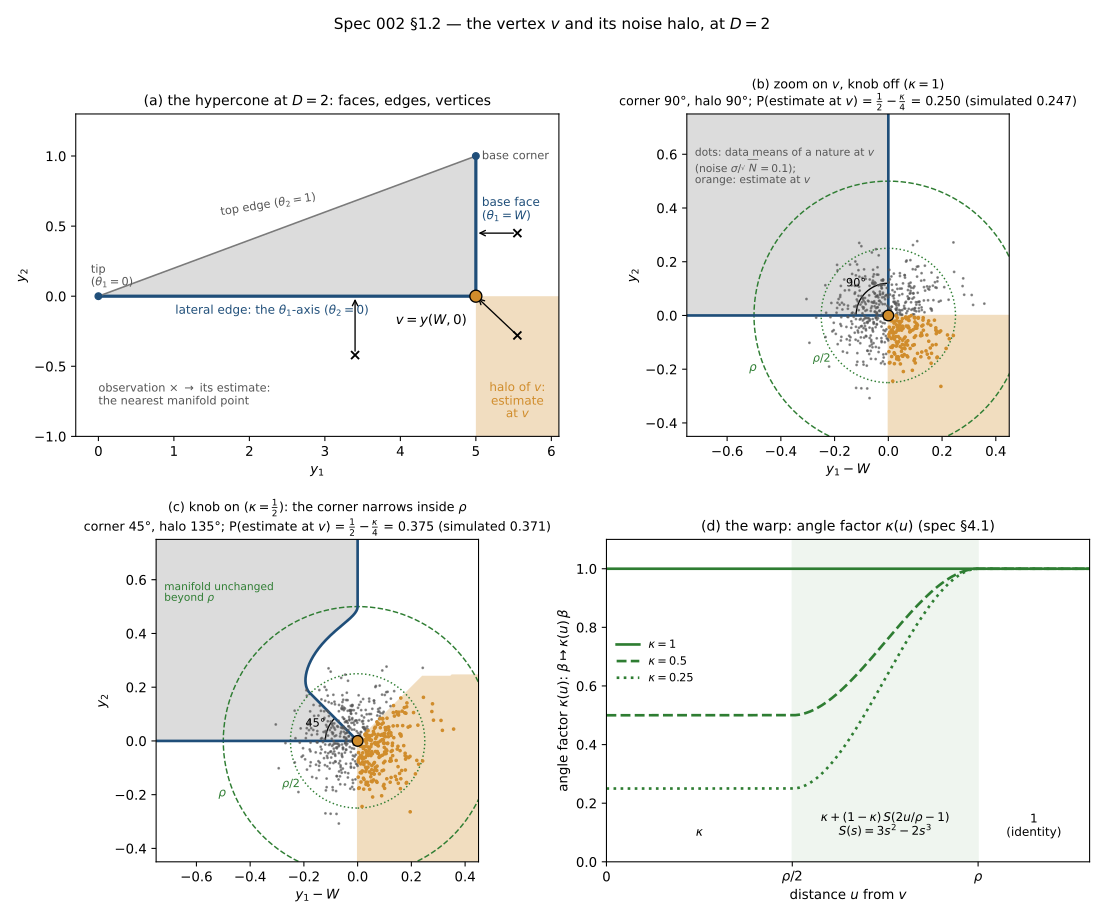

The script that saved this image:
"""Vertex figure for spec 002-foreign-q-prediction (§1.2, "The vertex and its noise halo").

What the curvature knob acts on, drawn at D = 2, where the square hypercone is a triangle
in prediction space and the figure is exact rather than schematic.

  (a) The hypercone's boundary: the base face (theta_1 = W), the lateral edge along the
      theta_1-axis (theta_2 = 0), the top edge (theta_2 = 1), and the vertices: the tip and
      the two base corners. The knob's vertex v = y(W, 0) is the base corner on the
      theta_1-axis. The maximum-likelihood estimate of an observation is its nearest
      manifold point (Gaussian noise of one scale), so observations in the shaded
      quarter-plane all have their estimate at v: v's noise halo. W = 5 for display; the
      spec uses W = 50.
  (b) Zoom on v with the knob off (kappa = 1): data of a nature at v, at noise
      sigma/sqrt(N) = 0.1, and the halo computed as the set of outside points whose
      nearest manifold point is v. A quarter of the estimates land on v.
  (c) The same with kappa = 1/2: inside the ball of radius rho = 5 sigma/sqrt(N) the
      corner narrows to kappa*pi/2 = 45 degrees and the halo widens to pi - kappa*pi/2 = 135
      degrees, so 3/8 of the estimates land on v. Outside the ball nothing changes.
  (d) The warp's angle factor kappa(u): kappa up to rho/2, the smoothstep
      S(s) = 3s^2 - 2s^3 of s = 2u/rho - 1 up to rho, 1 beyond (spec §4.1).

The warp is re-implemented here from §4.1's pseudocode, for drawing only;
src/infomax/models.py holds the implementation the tests check.

Run:    uv run python diagrams/002-foreign-q-prediction-vertex.py
Output: diagrams/002-foreign-q-prediction-vertex.svg
"""

import matplotlib

matplotlib.use("Agg")  # headless: write SVG, no display
import matplotlib.pyplot as plt
import numpy as np
from matplotlib.patches import Arc, Circle, Polygon
from matplotlib.path import Path

# ---- shared style (as the geometry figure) ---------------------------------
RELEVANT = "#1f4e79"   # manifold edges, labels
IRREL = "#c0c0c0"      # manifold fill
HALO = "#d08c2b"       # v's noise halo, estimates at v
ACCENT = "#2e7d32"     # the warp's ball and ramp
GREY = "#555555"

plt.rcParams.update({"font.size": 10, "svg.fonttype": "none"})

W = 5.0                # display value; the spec uses W = 50
SIGMA_EFF = 0.1        # noise of the data mean, sigma/sqrt(N), at a curvature cell
RHO = 5 * SIGMA_EFF    # the warp's ball (spec §4.1)


# ---- the warp, from spec §4.1 (v at the origin of the relative coordinates) -
def smoothstep(s):
    """S(s) = 3s^2 - 2s^3: 0 to 1 with zero slope at both ends."""
    return s * s * (3 - 2 * s)


def kappa_of_u(u, kappa, rho):
    """The warp's angle factor: kappa inside rho/2, 1 beyond rho, smoothstep between."""
    return kappa + (1 - kappa) * smoothstep(np.clip(2 * u / rho - 1, 0, 1))


def warp_vertex(d, kappa, rho):
    """Warp points d = y - v (shape (n, 2)): the angle beta from the lateral edge
    (direction -e_1) becomes kappa(u) * beta; the distance u from v is kept."""
    u = np.linalg.norm(d, axis=-1)
    a, perp = -d[:, 0], d[:, 1]
    beta = np.arctan2(np.abs(perp), a)
    k = kappa_of_u(u, kappa, rho)
    out = np.stack([-u * np.cos(k * beta), u * np.sin(k * beta) * np.sign(perp)], axis=-1)
    return np.where((u < rho)[:, None], out, d)


def boundary(kappa):
    """The (warped) triangle's boundary in coordinates relative to v, as a closed polyline:
    tip -> lateral edge -> v -> base face -> top base corner -> top edge -> tip."""
    x = np.concatenate([np.linspace(-W, -1.0, 40), np.linspace(-1.0, 0.0, 1500)[1:]])
    lateral = np.stack([x, np.zeros_like(x)], axis=-1)
    s = np.concatenate([np.linspace(0.0, 1.2 * RHO, 1500), np.linspace(1.2 * RHO, 1.0, 100)[1:]])
    base = warp_vertex(np.stack([np.zeros_like(s), s], axis=-1), kappa, RHO)
    top = np.stack([np.linspace(0.0, -W, 60), np.linspace(1.0, 0.0, 60)], axis=-1)
    return np.concatenate([lateral, base[1:], top[1:]])


def nearest_on_polyline(points, poly, chunk=4000):
    """Nearest point of the closed polyline `poly` to each of `points` (Euclidean)."""
    A, B = poly[:-1], poly[1:]
    AB = B - A
    L2 = np.maximum((AB**2).sum(-1), 1e-300)
    out = np.empty_like(points)
    for i in range(0, len(points), chunk):
        P = points[i:i + chunk, None, :]
        t = np.clip(((P - A) * AB).sum(-1) / L2, 0.0, 1.0)
        Q = A + t[..., None] * AB
        j = ((P - Q) ** 2).sum(-1).argmin(axis=1)
        out[i:i + chunk] = Q[np.arange(len(j)), j]
    return out


def mle_at_v(points, kappa):
    """True where the maximum-likelihood estimate of an observation is v itself: the point
    lies outside the manifold and its nearest manifold point is v."""
    poly = boundary(kappa)
    inside = Path(poly).contains_points(points)
    near = nearest_on_polyline(points, poly)
    return (~inside) & (np.linalg.norm(near, axis=-1) < 1e-9)


fig, ((axA, axB), (axC, axD)) = plt.subplots(2, 2, figsize=(11.5, 9.6))


# ---- panel (a): the hypercone at D = 2, its faces and vertices --------------
tri = np.array([[0.0, 0.0], [W, 0.0], [W, 1.0]])
axA.add_patch(Polygon(tri, closed=True, facecolor=IRREL, edgecolor="none", alpha=0.55))
axA.add_patch(Polygon([[W, 0], [W + 2, 0], [W + 2, -2], [W, -2]], closed=True,
                      facecolor=HALO, edgecolor="none", alpha=0.30))
axA.plot([0, W], [0, 0], color=RELEVANT, lw=2.4)            # lateral edge
axA.plot([W, W], [0, 1], color=RELEVANT, lw=2.4)            # base face
axA.plot([0, W], [0, 1], color="#7a7a7a", lw=1.2)           # top edge
for (x, y) in tri:
    axA.plot(x, y, "o", color=RELEVANT, ms=5, zorder=5)
axA.plot(W, 0, "o", color=HALO, ms=9, mec="k", zorder=6)
axA.text(W - 0.12, -0.13, r"$v = y(W, 0)$", ha="right", va="top", fontsize=10, color="k")
axA.text(-0.1, 0.06, "tip\n" r"($\theta_1 = 0$)", ha="left", va="bottom", fontsize=8.5,
         color=GREY)
axA.text(2.3, -0.06, r"lateral edge: the $\theta_1$-axis ($\theta_2 = 0$)", ha="center",
         va="top", fontsize=9, color=RELEVANT)
axA.text(W + 0.08, 0.62, "base face\n" r"($\theta_1 = W$)", ha="left", va="center",
         fontsize=9, color=RELEVANT)
axA.text(2.25, 0.56, r"top edge ($\theta_2 = 1$)", ha="center", va="bottom", fontsize=8.5,
         color=GREY, rotation=9)
axA.text(W + 0.08, 1.0, "base corner", ha="left", va="center", fontsize=8.5, color=GREY)
axA.text(W + 0.55, -0.75, "halo of $v$:\nestimate\nat $v$", ha="center", va="center",
         fontsize=9, color=HALO)
# three observations and their estimates (nearest manifold points)
for (x, y), (ex, ey) in [((5.55, -0.28), (W, 0.0)), ((3.4, -0.42), (3.4, 0.0)),
                         ((5.55, 0.45), (W, 0.45))]:
    axA.plot(x, y, "x", color="k", ms=6, mew=1.4)
    axA.annotate("", xy=(ex, ey), xytext=(x, y),
                 arrowprops=dict(arrowstyle="->", color="k", lw=1.0, shrinkA=3, shrinkB=2))
axA.text(0.0, -0.62, "observation $\\times$ $\\to$ its estimate:\nthe nearest manifold point",
         ha="left", va="top", fontsize=8.5, color=GREY)
axA.set_xlim(-0.3, W + 1.1)
axA.set_ylim(-1.0, 1.3)
axA.set_xlabel(r"$y_1$")
axA.set_ylabel(r"$y_2$")
axA.set_title(r"(a) the hypercone at $D = 2$: faces, edges, vertices", fontsize=10.5)


# ---- panels (b), (c): zoom on v, knob off and on ----------------------------
rng = np.random.default_rng(20261124)
X = rng.normal(0.0, SIGMA_EFF, size=(600, 2))            # data means of a nature at v
X_MC = rng.normal(0.0, SIGMA_EFF, size=(40000, 2))       # for the fraction quoted
XL, YL = (-0.75, 0.45), (-0.45, 0.75)
gx, gy = np.meshgrid(np.linspace(*XL, 241), np.linspace(*YL, 241))
grid = np.stack([gx.ravel(), gy.ravel()], axis=-1)


def draw_zoom(ax, kappa, title):
    poly = boundary(kappa)
    ax.add_patch(Polygon(poly, closed=True, facecolor=IRREL, edgecolor="none", alpha=0.55))
    halo = mle_at_v(grid, kappa).reshape(gx.shape)
    ax.contourf(gx, gy, halo.astype(float), levels=[0.5, 1.5], colors=[HALO], alpha=0.30)
    ax.plot(poly[:, 0], poly[:, 1], color=RELEVANT, lw=2.0)
    ax.add_patch(Circle((0, 0), RHO, fill=False, ls="--", lw=1.1, color=ACCENT))
    ax.add_patch(Circle((0, 0), RHO / 2, fill=False, ls=":", lw=1.1, color=ACCENT))
    hit = mle_at_v(X, kappa)
    ax.plot(X[~hit, 0], X[~hit, 1], ".", color=GREY, ms=2.5, alpha=0.6)
    ax.plot(X[hit, 0], X[hit, 1], ".", color=HALO, ms=3.5)
    ax.plot(0, 0, "o", color=HALO, ms=8, mec="k", zorder=6)
    corner = kappa * 90.0
    ax.add_patch(Arc((0, 0), 0.24, 0.24, theta1=180 - corner, theta2=180, color="k", lw=1.0))
    ax.text(-0.17 * np.cos(np.radians(corner / 2)), 0.17 * np.sin(np.radians(corner / 2)),
            f"{corner:.0f}°", ha="center", va="center", fontsize=8.5)
    frac_mc = mle_at_v(X_MC, kappa).mean()
    title += (f"\ncorner {corner:.0f}°, halo {180 - corner:.0f}°; P(estimate at $v$) = "
              rf"$\frac{{1}}{{2}} - \frac{{\kappa}}{{4}}$ = {0.5 - kappa / 4:.3f} (simulated {frac_mc:.3f})")
    ax.text(RHO * np.cos(np.radians(200)) - 0.02, RHO * np.sin(np.radians(200)) - 0.04,
            r"$\rho$", color=ACCENT, fontsize=9, ha="right")
    ax.text(RHO / 2 * np.cos(np.radians(215)) - 0.01, RHO / 2 * np.sin(np.radians(215)) - 0.03,
            r"$\rho/2$", color=ACCENT, fontsize=8.5, ha="right")
    ax.set_xlim(*XL)
    ax.set_ylim(*YL)
    ax.set_aspect("equal")
    ax.set_xlabel(r"$y_1 - W$")
    ax.set_ylabel(r"$y_2$")
    ax.set_title(title, fontsize=9.5)


draw_zoom(axB, 1.0, r"(b) zoom on $v$, knob off ($\kappa = 1$)")
draw_zoom(axC, 0.5, r"(c) knob on ($\kappa = \frac{1}{2}$): the corner narrows inside $\rho$")
axB.text(-0.72, 0.55, "dots: data means of a nature at $v$\n(noise $\\sigma/\\sqrt{N} = 0.1$);\n"
         "orange: estimate at $v$", ha="left", va="center", fontsize=8, color=GREY)
axC.text(-0.72, 0.55, "manifold unchanged\nbeyond " r"$\rho$", ha="left", va="center",
         fontsize=8, color=ACCENT)


# ---- panel (d): the angle factor kappa(u) -----------------------------------
u = np.linspace(0.0, 1.3 * RHO, 400)
for kappa, ls in [(1.0, "-"), (0.5, "--"), (0.25, ":")]:
    axD.plot(u / RHO, kappa_of_u(u, kappa, RHO), color=ACCENT, ls=ls, lw=2.0,
             label=rf"$\kappa = {kappa:g}$")
axD.axvspan(0.5, 1.0, color=ACCENT, alpha=0.08)
axD.text(0.75, 0.08, r"$\kappa + (1-\kappa)\,S(2u/\rho - 1)$" "\n" r"$S(s) = 3s^2 - 2s^3$",
         ha="center", va="bottom", fontsize=9, color="k")
axD.text(0.25, 0.08, r"$\kappa$", ha="center", va="bottom", fontsize=9)
axD.text(1.15, 0.08, "1\n(identity)", ha="center", va="bottom", fontsize=9)
axD.set_xlim(0, 1.3)
axD.set_ylim(0, 1.1)
axD.set_xticks([0, 0.5, 1.0])
axD.set_xticklabels(["0", r"$\rho/2$", r"$\rho$"])
axD.set_xlabel(r"distance $u$ from $v$")
axD.set_ylabel(r"angle factor $\kappa(u)$: $\beta \mapsto \kappa(u)\,\beta$")
axD.legend(loc="center left", bbox_to_anchor=(0.0, 0.62), fontsize=8.5, frameon=False)
axD.set_title(r"(d) the warp: angle factor $\kappa(u)$ (spec §4.1)", fontsize=10.5)


fig.suptitle("Spec 002 §1.2 — the vertex $v$ and its noise halo, at $D = 2$", fontsize=11.5)
fig.tight_layout(rect=(0, 0, 1, 0.97))
fig.savefig("diagrams/002-foreign-q-prediction-vertex.svg")
